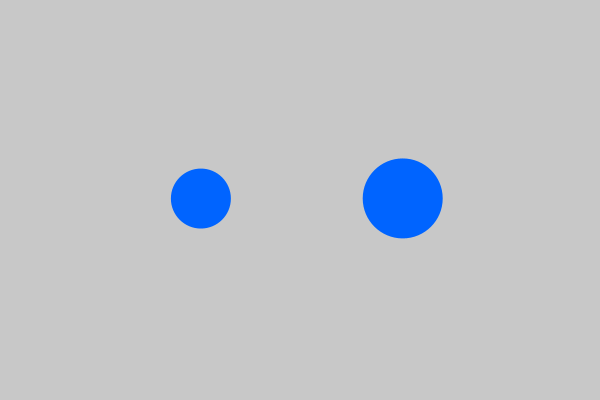
Frame 1 (no input)
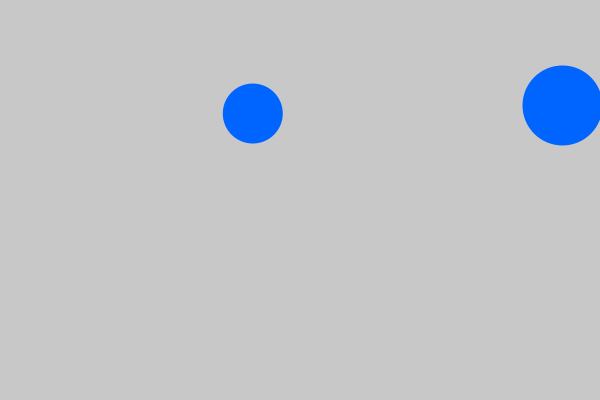
Frame 60 (the mouse pressed at the canvas centre just before this capture)
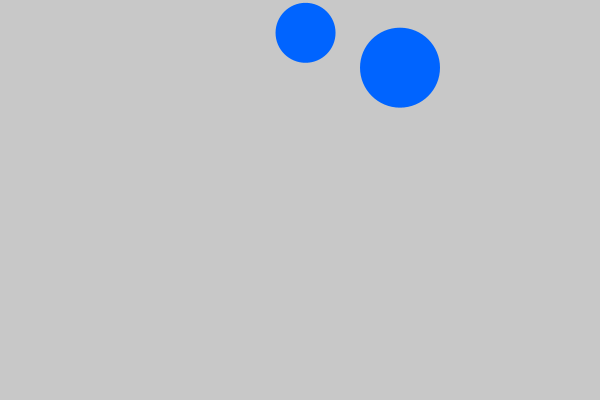
Frame 120 (the mouse held since frame 60 and released just before this capture)

The Processing sketch that drew these frames (run headless with seeded random() and noise(); from frame 60 on, the mouse is pressed at the canvas centre):

// Processing sketch: BolaEnMovimiento
// ── BolaEnMovimiento.pde
Bola bola; // variable tipo Bola
Bola bola2;

void setup() {
  size(600, 400); // tamaño de la ventana
  bola = new Bola(200, 200, 30); // creamos un objeto Bola en el centro
  bola2 = new Bola(400, 200, 40);
}

void draw() {
  background(200); // color del fondo
  bola.mover();   //mover la bola
  bola2.mover();
  bola.dibujar();  // dibujamos la bola
  bola2.dibujar();
  
  // Detectar colisión entre bolas
  if (bola.colisionaCon(bola2)) {
      bola.rebotar();
      bola2.rebotar();
  }
}

// ── Bola.pde
class Bola {
  // Atributos privados (encapsulados)
  private float x;
  private float y;
  private float velocidadX;
  private float velocidadY;
  private float radio;

  // Constructor
  Bola(float x, float y, float radio) {
    this.x = x;
    this.y = y;
    this.radio = radio;
    this.velocidadX = random(-3, 3);
    this.velocidadY = random(-3, 3);
  }

  // Método para dibujar la bola
  void dibujar() {
    fill(0, 100, 255);
    noStroke();
    ellipse(x, y, radio*2, radio*2);
  }

  // Método para mover la bola
  void mover() {
    x += velocidadX;
    y += velocidadY;

    // Rebote en los bordes
    if (x - radio < 0 || x + radio > width) {
      velocidadX *= -1;
    }
    if (y - radio < 0 || y + radio > height) {
      velocidadY *= -1;
    }
  }
  
  //Detecta colisión con la otra bola
  boolean colisionaCon(Bola otra) {
    float distancia = dist(this.x, this.y, otra.getX(), otra.getY());
    return distancia <= this.radio + otra.getRadio();
  }
  
  //Cambia dirección de las bolas
  void rebotar() {
    velocidadX *= -1;
    velocidadY *= -1;
  }

  // Getters
  float getX() { return x; }
  float getY() { return y; }
  float getRadio() { return radio; }

  // Setters
  void setX(float nuevoX) { x = nuevoX; }
  void setY(float nuevoY) { y = nuevoY; }
  void setRadio(float nuevoRadio) { 
    if (nuevoRadio > 0) { 
      radio = nuevoRadio; 
    }
  }
}
